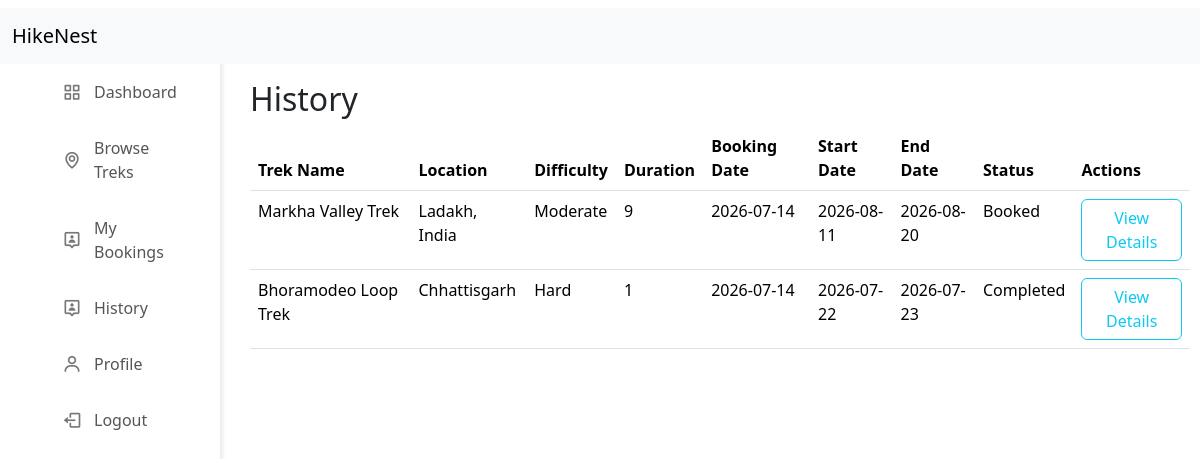
Screenshot of /user_history/6 (signed in) with the database file from the repository.
### application/models.py (models this page shows)
class Booking(db.Model):
    __tablename__ = 'booking'
    id = db.Column(db.Integer(), primary_key = True, autoincrement = True)
    user_id = db.Column(db.Integer(), db.ForeignKey('user.id'),  nullable = False)
    trek_id = db.Column(db.Integer(), db.ForeignKey('trek.id'),  nullable = False)
    booking_date = db.Column(db.Date(),  nullable = False, default=date.today)
    status = db.Column(db.String(),  nullable = False, default= "Booked")

class Trek(db.Model):
    __tablename__ = 'trek'
    id = db.Column(db.Integer(), primary_key = True, autoincrement = True)
    trek_name = db.Column(db.String(),  nullable = False)
    location = db.Column(db.String(),  nullable = False)
    difficulty = db.Column(db.String(),  nullable = False)
    duration = db.Column(db.String(),  nullable = False)
    available_slots = db.Column(db.Integer(),  nullable = False)
    assigned_staff_id = db.Column(db.Integer(), db.ForeignKey('staff.id'),  nullable = False)
    start_date = db.Column(db.Date(),  nullable = False)
    end_date = db.Column(db.Date(),  nullable = False)
    status = db.Column(db.String(),  nullable = False)
    description = db.Column(db.String(),  nullable = False)
    bookings = db.relationship("Booking", backref = "trek")

### application/controllers.py (the view)
@app.route("/user_history/<int:user_id>")
def user_history(user_id):
    this_user = User.query.filter_by(id = user_id).first()
    my_treks = Booking.query.filter_by(user_id = user_id).all()
    return render_template("user_history.html", this_user = this_user, my_treks = my_treks)

### templates/user_history.html (shortened to what this page needs)
<!DOCTYPE html>
<html>
    <head>
        <link rel="stylesheet" href="/static/dashboard.css">
        <link href="https://cdn.jsdelivr.net/npm/bootstrap@5.3.8/dist/css/bootstrap.min.css" rel="stylesheet">
        <link rel="stylesheet" href="https://cdn.jsdelivr.net/npm/boxicons@latest/css/boxicons.min.css">
    </head>
    <body>
        <div class="sidebar">
            <ul class="nav-links">
                <li><a href="/user_dashboard/{{this_user.id}}"><i class="bx bx-grid-alt"></i> Dashboard</a></li>
                <li><a href="/user_trek/{{this_user.id}}"><i class="bx bx-map"></i>Browse Treks</a></li>
                <li><a href="/user_bookings/{{this_user.id}}"><i class="bx bx-user-pin"></i>My Bookings</a></li>
                <li><a href="/user_history/{{this_user.id}}"><i class="bx bx-user-pin"></i>History</a></li>
                <li><a href="/user_profile/{{this_user.id}}"><i class="bx bx-user"></i>Profile</a></li>
                <li><a href="/logout" class="logout"><i class="bx bx-log-out"></i> Logout</a></li>
            </ul>
        </div>
        <div class="navbar" style = "position : fixed;">
            <nav class="navbar bg-body-tertiary" >
                <div class="container-fluid">
                    <a class="navbar-brand">HikeNest</a>
                </div>
            </nav>
        </div>
        <div class = "canvas" >
            <h2>History</h2>
            <div class = "table">
                <table class="table table-hover" >
                    <thead>
                        <tr>
                            <th scope="row">Trek Name</th>
                            <th scope="row">Location</th>
                            <th scope="row">Difficulty</th>
                            <th scope="row">Duration</th>
                            <th scope="row">Booking Date</th>
                            <th scope="row">Start Date</th>
                            <th scope="row">End Date</th>
                            <th scope="row">Status</th>
                            <th scope="row">Actions</th>
                        </tr>
                    </thead>
                    <tbody>
                        {% if my_treks %}
                            {% for treks in my_treks %}
                            <tr>
                                <td>{{treks.trek.trek_name}}</td>
                                <td>{{treks.trek.location}}</td>
                                <td>{{treks.trek.difficulty}}</td>
                                <td>{{treks.trek.duration}}</td>
                                <td>{{treks.booking_date}}</td>
                                <td>{{treks.trek.start_date}}</td>
                                <td>{{treks.trek.end_date}}</td>
                                <td>{{treks.status}}</td>
                                <td><a href = "/user_trek_details/{{this_user.id}}/{{treks.trek.id}}" class="btn btn-outline-info">View Details</a></td>
                            </tr>
                            {% endfor %}
                        {% else %}
                        <tr>
                            <td colspan="9" class="text-center">
                                There is no data.
                            </td>
                        </tr>
                        {% endif %}
                    </tbody>
                </table>
            </div>
        </div>
    </body>
</html>

### static/dashboard.css (style rules this page uses)
* { margin: 0; padding: 0; box-sizing: border-box; }
body { background-color: #f4f5f7; }
.sidebar { margin-top: 50px; position: fixed; top: 0; left: 0; height: 100%; width: 220px; background-color: #ffffff; box-shadow: 2px 0px 5px rgba(0,0,0,0.1); padding: 20px; }
.nav-links { list-style: none; }
.nav-links li { margin-bottom: 12px; }
.nav-links li a { display: flex; align-items: center; text-decoration: none; color: #555555; font-size: 16px; padding: 10px; border-radius: 6px; }
.nav-links li a i { font-size: 20px; margin-right: 12px; color: #777777; }
.navbar { top: 0; margin-top: 0px; width: 100%; position:fixed; text-decoration: none; }
.canvas { overflow: auto; margin-left: 240px; margin-top: 70px; margin-right: 20px; padding: 10px; width:calc(100% - 240px); height:calc(100vh - 70px); }

### rows the page displays
Booking: trek.trek_name "Markha Valley Trek", trek.location "Ladakh, India", trek.difficulty "Moderate", trek.duration "9", booking_date "2026-07-14", trek.start_date "2026-08-11", trek.end_date "2026-08-20", status "Booked"
Booking: trek.trek_name "Bhoramodeo Loop Trek", trek.location "Chhattisgarh", trek.difficulty "Hard", trek.duration "1", booking_date "2026-07-14", trek.start_date "2026-07-22", trek.end_date "2026-07-23", status "Completed"
